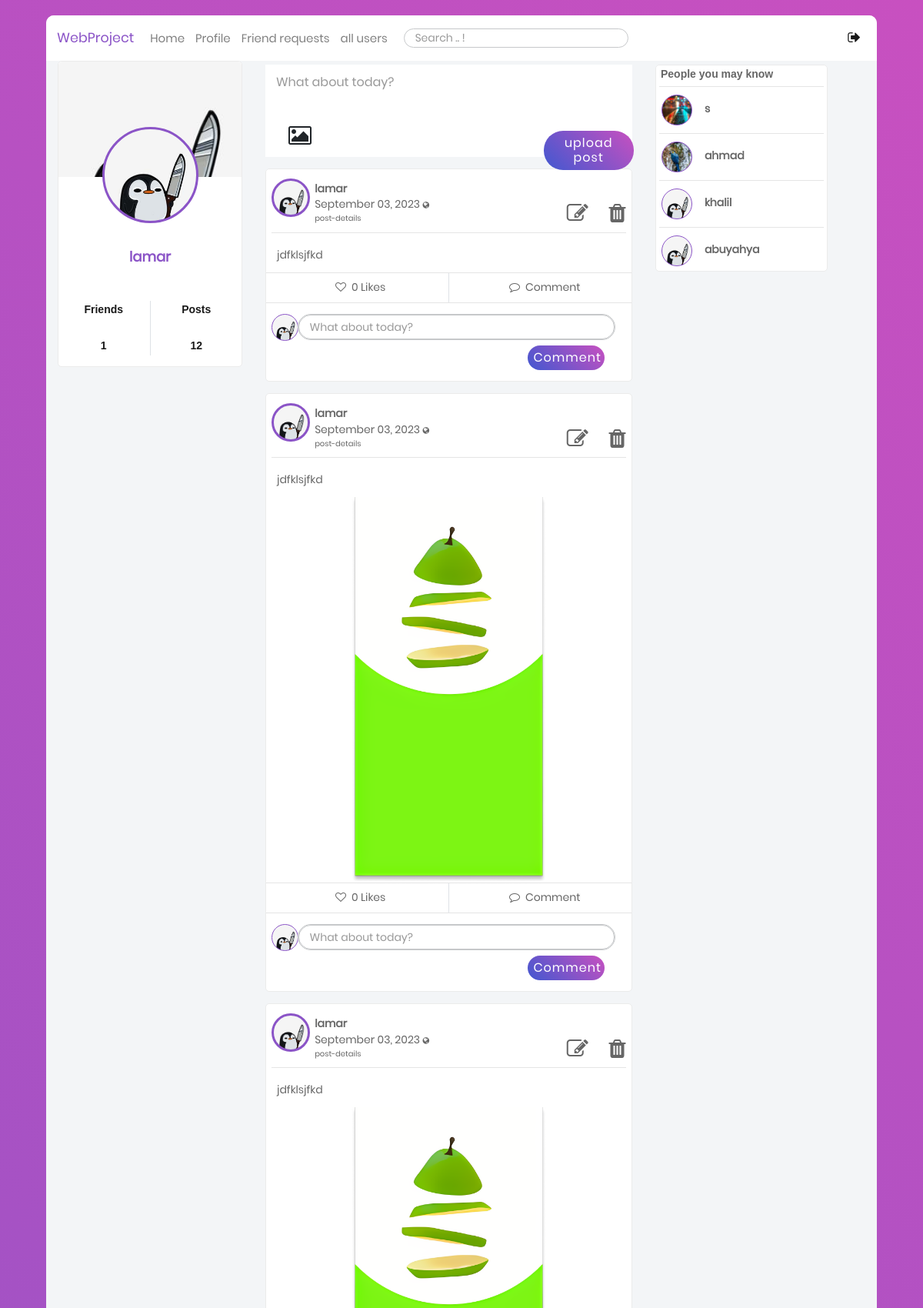
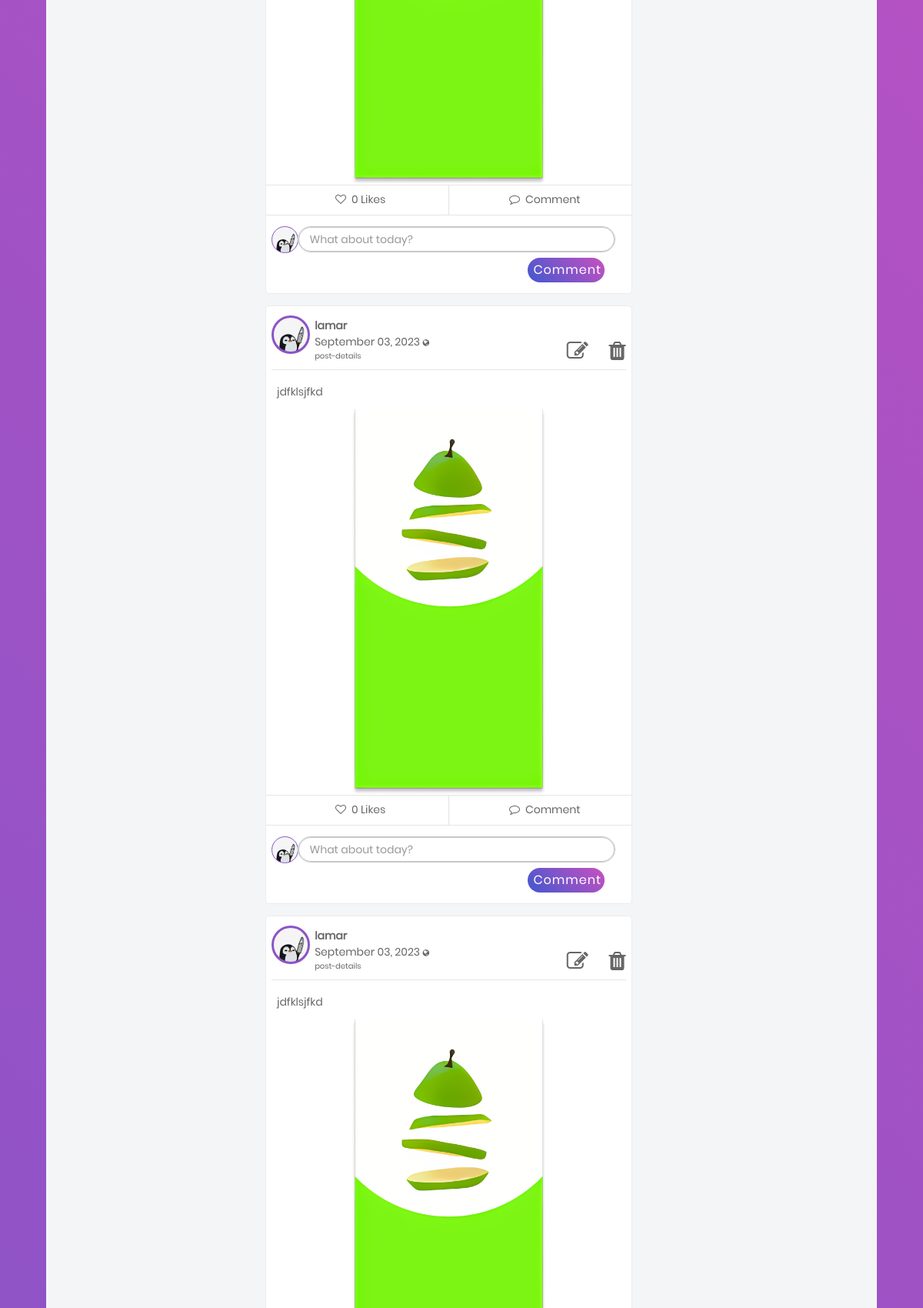
Page /blog/ (signed in, upper part) on the committed database (2 pictures, top to bottom).
### users/models.py (models this page shows, shortened)
class Profile(models.Model):
    user = models.OneToOneField(User, on_delete=models.CASCADE)
    image = models.ImageField(default='default.jpg', upload_to='profile_pics')
    bgimage = models.ImageField(default='default.jpg', upload_to='bg_pics')
    friends = models.ManyToManyField(User, blank=True, related_name='friends')
    slug = models.SlugField(unique=True,default=uuid.uuid1)
    forget_password_token= models.CharField(max_length=100)
    updated = models.DateTimeField( auto_now=True)
    created = models.DateTimeField( auto_now_add=True)
    objects = ProfileManager()
    def get_friends(self):
        return self.friends.all()
    def get_friends2(self):
        return self.user.friends.all()
    def get_friends_no(self):
        return self.friends.all().count()
    def get_posts_no(self):
        return self.posts.all().count()

### blog/models.py (models this page shows, shortened)
class Post(models.Model):
    content = models.TextField()
    date_posted = models.DateTimeField(default = timezone.now)
    author = models.ForeignKey(User,on_delete=models.CASCADE)
    post_image = models.ImageField(null=True, blank=True, upload_to="images/")
    liked = models.ManyToManyField(Profile, blank=True, related_name='likes')
    updated = models.DateTimeField( default = timezone.now)
    created = models.DateTimeField( default = timezone.now)
    author = models.ForeignKey(Profile, on_delete=models.CASCADE, related_name='posts')
    def num_likes(self):
        print(timezone.now)
        return self.liked.all().count()
    class Meta:
        ordering = ('-created',)

### blog/views.py (the view, shortened to what this page needs)
# urls.py: path('', views.home, name="blog-home"),
@login_required
def home(request):
    ordering = ["-date_posted"]
    profile = Profile.objects.get(user=request.user)
    nopro = Profile.objects.exclude(user=request.user)
    a = Profile.objects.all()
    a = set(a)
    b = set(profile.get_friends2())
    c = a.difference(b)
    p_form = PostModelForm()
    c_form = CommentModelForm()
    post_added = False
    context = {
        "posts": Post.objects.all().order_by("-date_posted"),
        "user": request.user,
        "pos": profile.get_posts_no,
        "im": Profile.objects.filter(user=request.user),
        "profile": profile,
        "friends": profile.get_friends(),
        "nofriend": c,
        "p_form": p_form,
        "c_form": c_form,
        "post_added": post_added,
    }
    return render(request, "blog/home.html", context)

### blog/templates/blog/home.html (shortened to what this page needs)
{% extends "blog/base.html" %} {% load static %}
    {% block content %}
    <div class="container mt-5" style="width: 75%;">
      <div class="row" style="width: 130%;">
        <div class="col-sm-6 mobile-hidden">
          <div
            style="
              background-color: white;
              padding-bottom: 2.25%;
              margin-bottom: 3%;
            "
            id="Post_form"
          >
           {% include 'blog/Post_form.html' %}
          </div>
          <div id="all_posts">
          {% include 'blog/post-list.html' %}
          </div>
        </div>
    {% if nofriend|length != 1  %}
        <div class="col-3 mobile-hidden">
          <div class="main-block">
            <div class="row">
              <div class="col pl-4">
                <p class="fs-14 font-cairo font-weight-600">
                  People you may know
                </p>
              </div>
            </div>
            {% for friend in nofriend %}
            {% if friend.user.username != user.username %}
            <hr class="m-1" />
            <div class="row">
              <div class="col-3">
                <div class="pt-2 pl-2 d-inline-block">
                  <div
                    class="Profile-Picture"
                    style="background: url('{{ friend.image.url }}');width: 40px;height: 40px;    border: 1.5px solid #8B54C7; "
                  ></div>
                </div>
              </div>
              <div class="col">
                <div class="UserName d-inline-block mt-3">
                  <p>
                    <a
                      href="{% url 'profile-detail-view' friend.slug %}"
                      class="font-weight-bold"
                      >{{ friend.user }}</a
                    >
                  </p>
                </div>
              </div>
            </div>
            {% endif %}
            {% endfor %}
            {% endif %}
          </div>
        </div>
      </div>
    </div>
    {% endblock content %}

### blog/templates/blog/base.html (shortened to what this page needs)
{% load static %}
<!DOCTYPE html>
<html class="no-js" lang="en">
  <head>
             <link
      rel="stylesheet"
      type="text/css"
      href="https://cdnjs.cloudflare.com/ajax/libs/semantic-ui/2.2.14/semantic.min.css"
    />
    <link
      rel="stylesheet"
      href="{% static 'blog/css/vendor/bootstrap.min.css' %} "
    />
    <link
      rel="stylesheet"
      href="{% static 'blog/css/vendor/font-awesome.min.css' %}"
    />
    <link rel="stylesheet" href="{% static 'blog/css/vendor/animate.css' %}" />
    <link
      rel="stylesheet"
      href="{% static 'blog/css/vendor/hamburgers.min.css' %}"
    />
    <link rel="stylesheet" href="{% static 'blog/css/util.css' %}" />
    <link rel="stylesheet" href="{% static 'blog/css/normalize.css' %}" />
    <link rel="stylesheet" href="{% static 'blog/css/main.css' %}" />
  </head>
  <body hx-headers = "{'X-CSRFToken' : '{{ csrf_token }}'} ">
    <div class="limiter">
      <div class="container-login100" style="align-items: flex-start;">
        <div class="wrap-main">
          <div class="container-fluid">
            <div class="row">
              <nav class="navbar navbar-expand-lg navbar-light bgwhite">
                <a
                  class="navbar-brand ProjectColor"
                  href="{% url 'blog-home' %}"
                  >WebProject</a
                >
                <div
                  class="collapse navbar-collapse"
                  id="navbarSupportedContent"
                >
                  <ul class="navbar-nav mr-auto">
                    <li class="nav-item ">
                      <a class="nav-link fs-15" href="{% url 'blog-home' %}"
                        >Home <span class="sr-only">(current)</span></a
                      >
                    </li>
                    <li class="nav-item">
                      <a class="nav-link fs-15" href="{% url 'profile' %}"
                        >Profile</a
                      >
                    </li>
                    <li class="nav-item">
                      <a
                        class="nav-link fs-15"
                        href="{% url 'my-invites-view' %}"
                        >Friend requests</a
                      >
                    </li>
                    <li class="nav-item">
                      <a
                        class="nav-link fs-15"
                        href="{% url 'all-profiles-view' %}"
                        >all users</a
                      >
                    </li>
                    <li class="nav-item pt-2 pl-3">
                      <form
                        action="{% url 'search' %}"
                        method="POST"
                        id="search"
                      >
                        <input
                          type="search"
                          name="searched"
                          class="p-1 fs-14 pl-3 input-border"
                          placeholder="Search .. !"
                        />
                      </form>
                    </li>
                  </ul>
                  <div class="form-inline my-2 my-lg-0">
                    <ul class="navbar-nav mr-auto">
                      <li class="nav-item active">
                        <a
                          class="nav-link fs-18"
                          href="{% url 'blog-logout' %}"
                          data-toggle="tooltip"
                          data-placement="top"
                          ><i class="fa fa-sign-out" aria-hidden="true"></i
                        ></a>
                      </li>
                    </ul>
                  </div>
                </div>
              </nav>
              <div class="col-sm-3 mobile-hidden">
          <div class="main-block">
            <div
              class="coverPicture"
              style="background: url('{{ user.profile.bgimage.url }}');"
            ></div>
            <div
              class="profilePicture"
              style="background: url('{{ user.profile.image.url }}');"
            ></div>
            <div class="FullName text-center fs-18 ProjectColor">
              {{ user }}
            </div>
            <div class="row statistic text-center fs-16 p-3">
              <div class="col">
                <p>Friends</p>
                <br />
                <p>{{ user.profile.get_friends_no }}</p>
              </div>
              <div class="col border-left">
                <p>Posts</p>
                <br />
                <p>{{ user.profile.get_posts_no }}</p>
              </div>
            </div>
          </div>
        </div>
        {% block content %} {% endblock content %}
            </div>
          </div>
        </div>
      </div>
    </div>
  </body>
</html>

### blog/templates/blog/post-list.html (shortened to what this page needs)
{% for post in posts %} {% if post.author.user in friends or post.author.user == user %}
<div class="main-block post-with-photo" id="post-list">
  <div class="Post-Box">
    <div class="header row">
      <div class="col-1" style="padding-right: 12.5%; padding-top: 1%;">
        <div class="pt-2 pl-2 d-inline-block">
          <div
            class="Profile-Picture"
            style="background: url('{{ post.author.image.url }}') "
          ></div>
        </div>
      </div>
    <div class="col-8 p-l-0">
        <div class="UserName d-inline-block mt-3" style="width: 144%">
          <div style="display: inline-block; width: 35%;">
            <p>
              <a
                href="{% url 'profile-detail-view' post.author.slug %}"
                class="font-weight-bold"
                >{{ post.author.user }}</a
              >
            </p>
            <p class="lh-1-2">
              {{ post.date_posted|date:"F d, Y" }}
              <i
                class="fa fa-globe fs-10"
                data-toggle="tooltip"
                data-placement="top"
                title="Public"
              ></i>
              <br />
              <a href=" {%url 'post-detail' post.id%} " class="fs-10"
                >post-details</a
              >
            </p>
          </div>
          <div style="display: inline; padding-left: 30%">
             {% if request.user == post.author.user %}
            <a href="{% url 'post-update' post.pk %}" style="padding: 5%"
              ><i class="fa fa-edit fa-2x"></i
            ></a>
            <a href="{% url 'post-delete' post.pk %}"
              ><i class="fa fa-trash fa-2x" aria-hidden="true"></i
            ></a>
            {% endif %}
          </div>
        </div>
      </div>
    </div>
    <hr class="m-2" />
    <div class="body row">
      <div class="details col">
        <p class="px-3" style="padding: 10px">{{ post.content }}</p>
      </div>
      {% if post.post_image %}
      <div style="text-align: center">
        <img
          src="{{ post.post_image.url }}"
          alt=""
          style="max-width: 50%; height: auto"
        />
      </div>
      {% endif %}
    </div>
    <hr class="mt-0 mb-0" />
    <div class="footer">
      <div class="row action-btn">
        <div class="col">
          {% include 'blog/Likes.html' %}
        </div>
        <div class="col border-left">
          <p class="py-2 footer-btn text-center">
            <i class="fa fa-comment-o" aria-hidden="true"></i>
              <span class="px-1"> Comment</span>
          </p>
        </div>
      </div>
      <hr class="mt-0 mb-2" />
      <div class="row comment-list" id="{{post.id}}">
        {% include 'blog/Comment_list.html' %}
      </div>
    </div>
  </div>
</div>
{% endif %} {% endfor %}

### blog/templates/blog/Likes.html (shortened to what this page needs)
<form hx-post="{% url 'like-post-view' %}" hx-target="#all_posts" >
            {% if profile not in post.liked.all %}
            <button
              style="
                background-color: transparent;
                border: none;
                box-shadow: none;
              "
              type="submit"
              id="like-button"
              value="{{post.id}}"
            >
              <p class="py-2 footer-btn" style="padding-left: 90px">
                <i class="fa fa-heart-o" aria-hidden="true"></i>
                <span class="px-1" id="like_count"> {{ post.num_likes }} Likes</span>
              </p>
            </button>
            {% endif %}
          </form>

### blog/templates/blog/Comment_list.html (shortened to what this page needs)
        <div class="add-comment col-12 pb-2">
          <div class="row">
            <div class="col-1" style="padding-right: 11%">
              <div class="pt-2 pl-2 d-inline-block">
                <div
                  class="Profile-Picture-Comment"
                  style="background: url('{{ user.profile.image.url }}'); "
                ></div>
              </div>
            </div>
            <div class="bruh-box col-10 pl-0">
              <div class="row pr-2 pt-2 pb-2 pl-0">
                <div class="col pl-0">
                  {% include 'blog/Comment_form.html' %}
                </div>
              </div>
            </div>
          </div>
        </div>

### blog/templates/blog/Comment_form.html (shortened to what this page needs)
<form hx-post="{% url 'blog-home' %}" hx-target="#all_posts"  action="" enctype="multipart/form-data" id="f" name="f">
                    <div
                      style="
                        border-radius: 25px;
                        border: 1px solid #c6c8ca;
                        width: 100%;
                      "
                    >
                      {{c_form}}
                    </div>
                    <div class="action p-2 pr-3">
                      <button
                        type="submit"
                        class="float-r p-2 fs-16 post"
                        name="submit_c_form"
                        style="width: 100px"
                      >
                        Comment
                      </button>
                    </div>
                  </form>

### rows in the picture
Post: author.image (placeholder picture), author.user "lamar", date_posted "September 03, 2023", content "jdfklsjfkd", num_likes "0", profile.image (placeholder picture)
Post: author.image (placeholder picture), author.user "lamar", date_posted "September 03, 2023", content "jdfklsjfkd", post_image (picture), num_likes "0", profile.image (placeholder picture)
Post: author.image (placeholder picture), author.user "lamar", date_posted "September 03, 2023", content "jdfklsjfkd", post_image (picture), num_likes "0", profile.image (placeholder picture)
Post: author.image (placeholder picture), author.user "lamar", date_posted "September 03, 2023", content "jdfklsjfkd", post_image (picture), num_likes "0", profile.image (placeholder picture)
Post: author.image (placeholder picture), author.user "lamar", date_posted "September 03, 2023", content "jdfklsjfkd", post_image (picture)
Profile: image (picture), user "s"
Profile: image (picture), user "ahmad"
Profile: image (placeholder picture), user "khalil"
Profile: image (placeholder picture), user "abuyahya"

### other values in the picture
{{ user }} "lamar"
{{ user.profile.get_friends_no }} "1"
{{ user.profile.get_posts_no }} "12"
